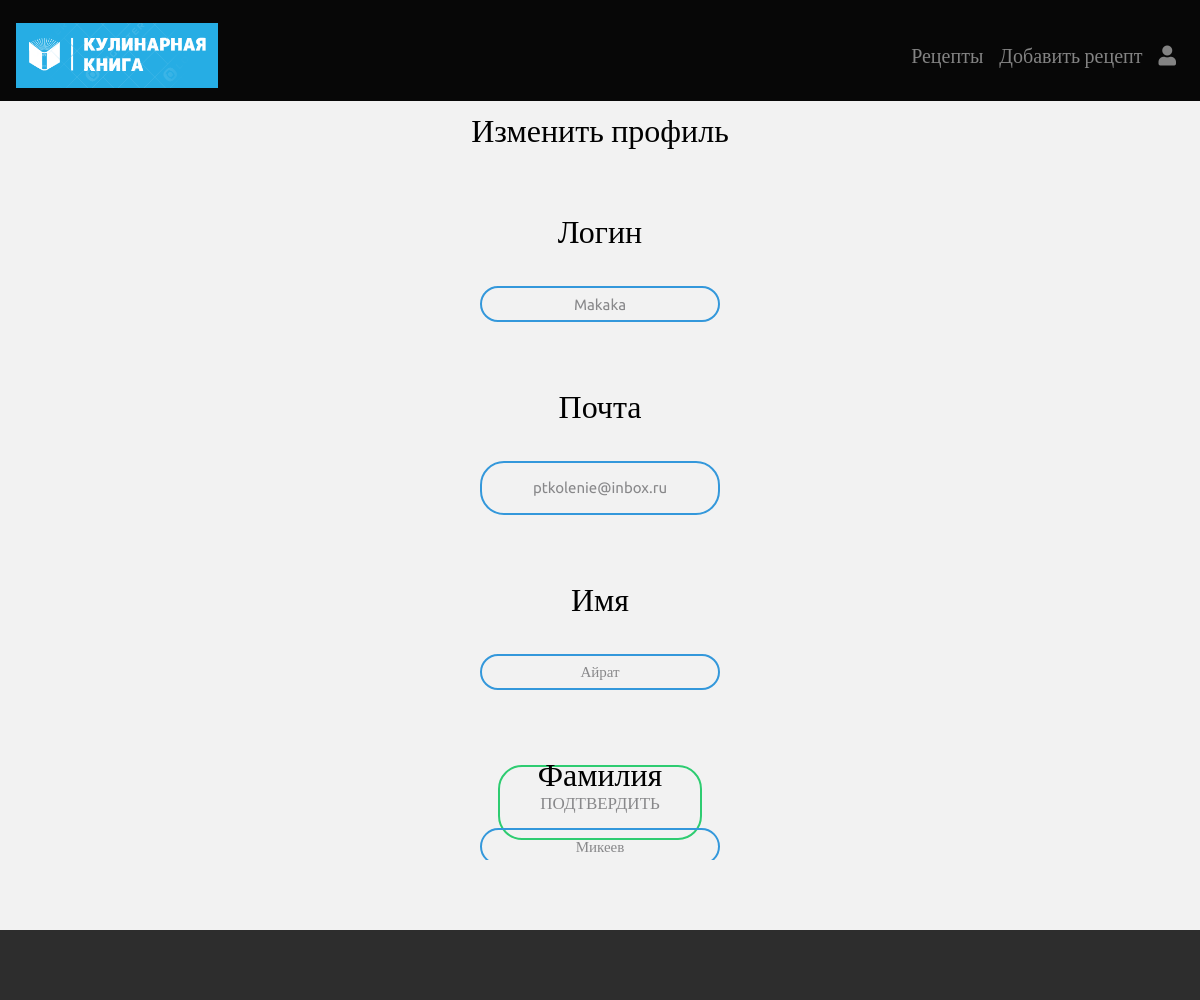
The page /accounts/profile/change/ (signed in) on the database its author committed.
### accounts/models.py (models this page shows)
class AdvUser(AbstractUser):
    phone = models.CharField(max_length=20, null=True, verbose_name="Номер телефона")
    patronymic = models.CharField(max_length=50, null=True,  verbose_name="Отчество")
    is_activated = models.BooleanField(default=True)
    send_messages = models.BooleanField(default=True, verbose_name='Слать оповещения о новых комментариях?')
    image = models.ImageField(null=True, blank=True)
    class Meta(AbstractUser.Meta):
        verbose_name = "Улучшенный пользователь"
        verbose_name_plural = "Улучшенные пользователи"

### accounts/views.py (the view)
# urls.py: path('profile/change/', ChangeUserInfoView.as_view(template_name='accounts/profile_change.html'), name='profile_change'),
class ChangeUserInfoView(SuccessMessageMixin, LoginRequiredMixin, UpdateView) :
    model = AdvUser
    template_name = 'accounts/change_user_info.html'
    form_class = ChangeUserinfoForm
    success_url = reverse_lazy('accounts:profile')
    success_message = 'Данные пользователя изменены'
    def setup(self, request, *args, **kwargs):
        if not request.user.is_authenticated:
            return redirect("/error.html")
        self.user_id = request.user.pk
        return super().setup(request, *args, **kwargs)
    def get_object(self, queryset=None):
        if not queryset:
            queryset = self.get_queryset()
        return get_object_or_404(queryset, pk=self.user_id)

### accounts/forms.py
class ChangeUserinfoForm(forms.ModelForm):
    email = forms.EmailField(required=True, label='Aдpec электронной почты')
    class Meta:
        model = AdvUser
        fields = ('username', 'email', 'first_name', 'patronymic', 'last_name', 'image')
        widgets = {
            "username": TextInput(attrs={
                'class': 'form-control', 'placeholder': 'Введите логин'
            }),
            "email": EmailInput(attrs={
                'class': 'form-control', 'placeholder': 'Введите электронную почту'
            }),
            "first_name": TextInput(attrs={
                'class': 'form-control', 'placeholder': 'Введите ваше имя'
            }),
            "last_name": TextInput(attrs={
                'class': 'form-control', 'placeholder': 'Введите вашу фамилию'
            }),
            "patronymic": TextInput(attrs={
                'class': 'form-control', 'placeholder': 'Введите ваше отчество'
            }),
            "image": FileInput(attrs={
                'class': 'form-control', 'style': 'height: 60px'
            }),
        }

### accounts/templates/accounts/profile_change.html (shortened to what this page needs)
{% extends 'main/base.html' %}
{% block content %}
<h2>Изменить профиль</h2>
<form method="post" class="box">
    <div class="main_welcom">
        <div class="reg_form">
            <h2 style="margin-top: 25px;">Логин</h2>
            {{ form.username }}
            <h2>Почта</h2>
            {{ form.email }}
            <h2>Имя</h2>
            {{ form.first_name }}
            <h2>Фамилия</h2>
            {{ form.last_name }}
            </div>
        </div>
            <div class="mb-3" style="margin-top: -300px;">
            <button type="submit" class="btn btn-success">Подтвердить</button>
        </div>
    </div>
{% endblock %}

### main/static/main/css/styles.css (style rules this page uses)
* { margin: 0; padding: 0; }
body { justify-content: center; align-items: center; text-align: center; background-color: #f2f2f2; font-family: "Lato"; font-weight: 300; font-size: 25px; color: #555; font-family: "Ubuntu"; text-align: justify; -webkit-font-smoothing: antialiased; -webkit-overflow-scrolling: touch; }
h1, h2, h3, h4, h5, h6 { font-family: "Ubuntu"; font-weight: 1200; color: black; margin-left: auto; margin-right: auto; text-align: center; margin-top: 10px; margin-bot: 10px; }
.main_welcom { display: flex; margin: auto; margin-top: 30px; margin-bot: 25px; flex-direction: column; background-size: cover; background-position: 50% 50%; max-width: 1050px; min-height: 100vh; }
.reg_form h2 { margin-top: 65px; margin-bottom: 35px; }
form { justify-content: center; align-items: center; }
.box input { font-size: 15px; border: 0; background: none; display: block; margin: 5px auto; text-align: center; border: 2px solid #3498db; padding: 14px 14px; width: 240px; outline: none; color: #88888a; border-radius: 24px; transition: 0.25s; }
.box button[type = "submit"] { font-size: 17px; border: 0; background: none; display: block; margin: 20px auto; text-align: center; border: 2px solid #2ecc71; padding: 14px 40px; outline: none; color: #88888a; border-radius: 24px; transition: 0.25s; cursor: pointer; }
.btn { flex: 1 1 auto; margin: 10px; padding: 10px; text-align: center; text-transform: uppercase; transition: 0.5s; background-size: 200% auto; color: black; border-radius: 10px; max-width:300px; height: 75px; font-weight: 500; font-size: 18px; }

### rows shown on the page
AdvUser: username "Makaka", email "ptkolenie@inbox.ru", first_name "Айрат", last_name "Микеев"
